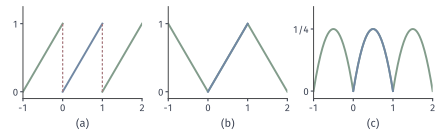

The script that drew this image:
from pathlib import Path
import sys
ROOT = next(p for p in Path(__file__).resolve().parents if (p/"build.sh").is_file() and (p/"tex/book.tex").is_file())
sys.path.insert(0, str(ROOT/"figures/00-shared/mathematical-preliminaries-upper/00-shared/comprehension-figures"))
from support import figure, save, BLUE, GREEN, YELLOW, RED, PURPLE, INK, MUTED, GRID, BLUE_FILL, GREEN_FILL, YELLOW_FILL, RED_FILL, PURPLE_FILL
import numpy as np
# (a) periodic extension of x (period 1); (b) even reflection then period 2 of x (triangle wave); (c) periodic extension of x(1-x).
fig, axes = figure(width_mm=112, height_mm=34, ncols=3)
fig.set_layout_engine(None)
fig.subplots_adjust(left=.05, right=.985, top=.95, bottom=.26, wspace=.22)
ax=axes[0]
for n in range(-1,2):
    ax.plot([n,n+1],[0,1],color=BLUE if n==0 else GREEN,lw=1.4)
for n in (0,1): ax.plot([n,n],[0,1],color=RED,lw=.9,dashes=(2,1.5))
ax.set_xlim(-1,2); ax.set_ylim(-.1,1.25); ax.set_xticks([-1,0,1,2]); ax.set_yticks([0,1])
ax=axes[1]
x=np.linspace(-1,2,601); y=np.abs(((x+1)%2)-1)
ax.plot(x,y,color=GREEN,lw=1.4); m=(x>=0)&(x<=1); ax.plot(x[m],y[m],color=BLUE,lw=1.4)
ax.set_xlim(-1,2); ax.set_ylim(-.1,1.25); ax.set_xticks([-1,0,1,2]); ax.set_yticks([0,1])
ax=axes[2]
x=np.linspace(-1,2,601); u=x-np.floor(x); y=u*(1-u)
ax.plot(x,y,color=GREEN,lw=1.4); m=(x>=0)&(x<=1); ax.plot(x[m],y[m],color=BLUE,lw=1.4)
ax.set_xlim(-1,2); ax.set_ylim(-.03,.34); ax.set_xticks([-1,0,1,2]); ax.set_yticks([0,.25]); ax.set_yticklabels(['0','1/4'])
for ax,s in zip(axes,'abc'):
    ax.tick_params(labelsize=7,length=2,pad=1.5)
    q=ax.get_position(); fig.text((q.x0+q.x1)/2,.03,'(%s)'%s,ha='center',va='bottom')
save(fig, Path(__file__).resolve().parent, 'figure', {'formula': 'periodic extension of x, even reflection of x with period 2, periodic extension of x(1-x)'})
